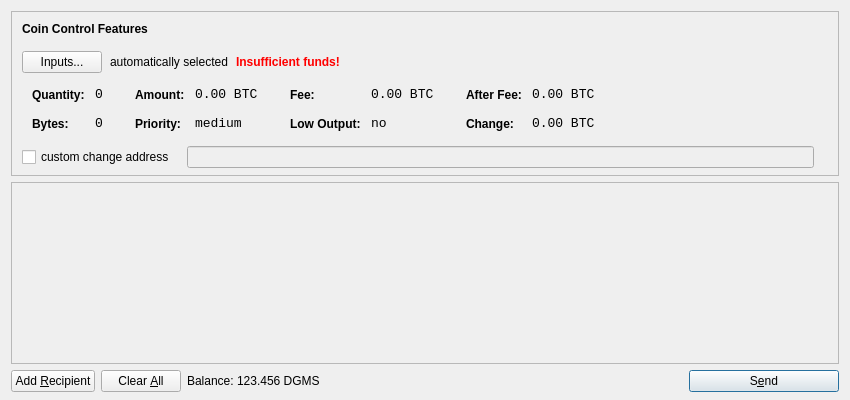
<?xml version="1.0" encoding="UTF-8"?>
<ui version="4.0">
 <class>SendCoinsDialog</class>
 <widget class="QDialog" name="SendCoinsDialog">
  <property name="geometry">
   <rect>
    <x>0</x>
    <y>0</y>
    <width>850</width>
    <height>400</height>
   </rect>
  </property>
  <property name="windowTitle">
   <string>Send Coins</string>
  </property>
  <layout class="QVBoxLayout" name="verticalLayout" stretch="0,1,0">
   <property name="bottomMargin">
    <number>8</number>
   </property>
   <item>
    <widget class="QFrame" name="frameCoinControl">
     <property name="sizePolicy">
      <sizepolicy hsizetype="Expanding" vsizetype="Expanding">
       <horstretch>0</horstretch>
       <verstretch>0</verstretch>
      </sizepolicy>
     </property>
     <property name="maximumSize">
      <size>
       <width>16777215</width>
       <height>16777215</height>
      </size>
     </property>
     <property name="frameShape">
      <enum>QFrame::StyledPanel</enum>
     </property>
     <property name="frameShadow">
      <enum>QFrame::Sunken</enum>
     </property>
     <layout class="QVBoxLayout" name="verticalLayoutCoinControl2">
      <property name="spacing">
       <number>-1</number>
      </property>
      <property name="leftMargin">
       <number>0</number>
      </property>
      <property name="topMargin">
       <number>0</number>
      </property>
      <property name="rightMargin">
       <number>0</number>
      </property>
      <property name="bottomMargin">
       <number>6</number>
      </property>
      <item>
       <layout class="QVBoxLayout" name="verticalLayoutCoinControl" stretch="0,0,0,0,1">
        <property name="spacing">
         <number>0</number>
        </property>
        <property name="leftMargin">
         <number>10</number>
        </property>
        <property name="topMargin">
         <number>10</number>
        </property>
        <item>
         <layout class="QHBoxLayout" name="horizontalLayoutCoinControl1">
          <property name="bottomMargin">
           <number>15</number>
          </property>
          <item>
           <widget class="QLabel" name="labelCoinControlFeatures">
            <property name="sizePolicy">
             <sizepolicy hsizetype="Preferred" vsizetype="Maximum">
              <horstretch>0</horstretch>
              <verstretch>0</verstretch>
             </sizepolicy>
            </property>
            <property name="font">
             <font>
              <weight>75</weight>
              <bold>true</bold>
             </font>
            </property>
            <property name="styleSheet">
             <string notr="true">font-weight:bold;</string>
            </property>
            <property name="text">
             <string>Coin Control Features</string>
            </property>
           </widget>
          </item>
         </layout>
        </item>
        <item>
         <layout class="QHBoxLayout" name="horizontalLayoutCoinControl2" stretch="0,0,0,0">
          <property name="spacing">
           <number>8</number>
          </property>
          <property name="bottomMargin">
           <number>10</number>
          </property>
          <item>
           <widget class="QPushButton" name="pushButtonCoinControl">
            <property name="styleSheet">
             <string notr="true"/>
            </property>
            <property name="text">
             <string>Inputs...</string>
            </property>
           </widget>
          </item>
          <item>
           <widget class="QLabel" name="labelCoinControlAutomaticallySelected">
            <property name="text">
             <string>automatically selected</string>
            </property>
            <property name="margin">
             <number>5</number>
            </property>
           </widget>
          </item>
          <item>
           <widget class="QLabel" name="labelCoinControlInsuffFunds">
            <property name="font">
             <font>
              <weight>75</weight>
              <bold>true</bold>
             </font>
            </property>
            <property name="styleSheet">
             <string notr="true">color:red;font-weight:bold;</string>
            </property>
            <property name="text">
             <string>Insufficient funds!</string>
            </property>
            <property name="margin">
             <number>5</number>
            </property>
           </widget>
          </item>
          <item>
           <spacer name="horizontalSpacerCoinControl">
            <property name="orientation">
             <enum>Qt::Horizontal</enum>
            </property>
            <property name="sizeHint" stdset="0">
             <size>
              <width>40</width>
              <height>1</height>
             </size>
            </property>
           </spacer>
          </item>
         </layout>
        </item>
        <item>
         <widget class="QWidget" name="widgetCoinControl" native="true">
          <property name="sizePolicy">
           <sizepolicy hsizetype="Preferred" vsizetype="Preferred">
            <horstretch>0</horstretch>
            <verstretch>0</verstretch>
           </sizepolicy>
          </property>
          <property name="minimumSize">
           <size>
            <width>0</width>
            <height>0</height>
           </size>
          </property>
          <property name="styleSheet">
           <string notr="true"/>
          </property>
          <layout class="QHBoxLayout" name="horizontalLayoutCoinControl5">
           <property name="margin">
            <number>0</number>
           </property>
           <item>
            <layout class="QHBoxLayout" name="horizontalLayoutCoinControl3" stretch="0,0,0,1">
             <property name="spacing">
              <number>20</number>
             </property>
             <property name="topMargin">
              <number>0</number>
             </property>
             <property name="bottomMargin">
              <number>10</number>
             </property>
             <item>
              <layout class="QFormLayout" name="formLayoutCoinControl1">
               <property name="horizontalSpacing">
                <number>10</number>
               </property>
               <property name="verticalSpacing">
                <number>14</number>
               </property>
               <property name="leftMargin">
                <number>10</number>
               </property>
               <property name="topMargin">
                <number>4</number>
               </property>
               <property name="rightMargin">
                <number>6</number>
               </property>
               <item row="0" column="0">
                <widget class="QLabel" name="labelCoinControlQuantityText">
                 <property name="styleSheet">
                  <string notr="true">font-weight:bold;</string>
                 </property>
                 <property name="text">
                  <string>Quantity:</string>
                 </property>
                 <property name="margin">
                  <number>0</number>
                 </property>
                </widget>
               </item>
               <item row="0" column="1">
                <widget class="QLabel" name="labelCoinControlQuantity">
                 <property name="font">
                  <font>
                   <family>Monospace</family>
                   <pointsize>10</pointsize>
                  </font>
                 </property>
                 <property name="cursor">
                  <cursorShape>IBeamCursor</cursorShape>
                 </property>
                 <property name="contextMenuPolicy">
                  <enum>Qt::ActionsContextMenu</enum>
                 </property>
                 <property name="text">
                  <string notr="true">0</string>
                 </property>
                 <property name="margin">
                  <number>0</number>
                 </property>
                 <property name="textInteractionFlags">
                  <set>Qt::LinksAccessibleByMouse|Qt::TextSelectableByKeyboard|Qt::TextSelectableByMouse</set>
                 </property>
                </widget>
               </item>
               <item row="1" column="0">
                <widget class="QLabel" name="labelCoinControlBytesText">
                 <property name="styleSheet">
                  <string notr="true">font-weight:bold;</string>
                 </property>
                 <property name="text">
                  <string>Bytes:</string>
                 </property>
                </widget>
               </item>
               <item row="1" column="1">
                <widget class="QLabel" name="labelCoinControlBytes">
                 <property name="font">
                  <font>
                   <family>Monospace</family>
                   <pointsize>10</pointsize>
                  </font>
                 </property>
                 <property name="cursor">
                  <cursorShape>IBeamCursor</cursorShape>
                 </property>
                 <property name="contextMenuPolicy">
                  <enum>Qt::ActionsContextMenu</enum>
                 </property>
                 <property name="text">
                  <string notr="true">0</string>
                 </property>
                 <property name="textInteractionFlags">
                  <set>Qt::LinksAccessibleByMouse|Qt::TextSelectableByKeyboard|Qt::TextSelectableByMouse</set>
                 </property>
                </widget>
               </item>
              </layout>
             </item>
             <item>
              <layout class="QFormLayout" name="formLayoutCoinControl2">
               <property name="horizontalSpacing">
                <number>10</number>
               </property>
               <property name="verticalSpacing">
                <number>14</number>
               </property>
               <property name="leftMargin">
                <number>6</number>
               </property>
               <property name="topMargin">
                <number>4</number>
               </property>
               <property name="rightMargin">
                <number>6</number>
               </property>
               <item row="0" column="0">
                <widget class="QLabel" name="labelCoinControlAmountText">
                 <property name="styleSheet">
                  <string notr="true">font-weight:bold;</string>
                 </property>
                 <property name="text">
                  <string>Amount:</string>
                 </property>
                 <property name="margin">
                  <number>0</number>
                 </property>
                </widget>
               </item>
               <item row="0" column="1">
                <widget class="QLabel" name="labelCoinControlAmount">
                 <property name="font">
                  <font>
                   <family>Monospace</family>
                   <pointsize>10</pointsize>
                  </font>
                 </property>
                 <property name="cursor">
                  <cursorShape>IBeamCursor</cursorShape>
                 </property>
                 <property name="contextMenuPolicy">
                  <enum>Qt::ActionsContextMenu</enum>
                 </property>
                 <property name="text">
                  <string notr="true">0.00 BTC</string>
                 </property>
                 <property name="textInteractionFlags">
                  <set>Qt::LinksAccessibleByMouse|Qt::TextSelectableByKeyboard|Qt::TextSelectableByMouse</set>
                 </property>
                </widget>
               </item>
               <item row="1" column="0">
                <widget class="QLabel" name="labelCoinControlPriorityText">
                 <property name="styleSheet">
                  <string notr="true">font-weight:bold;</string>
                 </property>
                 <property name="text">
                  <string>Priority:</string>
                 </property>
                </widget>
               </item>
               <item row="1" column="1">
                <widget class="QLabel" name="labelCoinControlPriority">
                 <property name="font">
                  <font>
                   <family>Monospace</family>
                   <pointsize>10</pointsize>
                  </font>
                 </property>
                 <property name="cursor">
                  <cursorShape>IBeamCursor</cursorShape>
                 </property>
                 <property name="contextMenuPolicy">
                  <enum>Qt::ActionsContextMenu</enum>
                 </property>
                 <property name="text">
                  <string>medium</string>
                 </property>
                 <property name="textInteractionFlags">
                  <set>Qt::LinksAccessibleByMouse|Qt::TextSelectableByKeyboard|Qt::TextSelectableByMouse</set>
                 </property>
                </widget>
               </item>
              </layout>
             </item>
             <item>
              <layout class="QFormLayout" name="formLayoutCoinControl3">
               <property name="horizontalSpacing">
                <number>10</number>
               </property>
               <property name="verticalSpacing">
                <number>14</number>
               </property>
               <property name="leftMargin">
                <number>6</number>
               </property>
               <property name="topMargin">
                <number>4</number>
               </property>
               <property name="rightMargin">
                <number>6</number>
               </property>
               <item row="0" column="0">
                <widget class="QLabel" name="labelCoinControlFeeText">
                 <property name="styleSheet">
                  <string notr="true">font-weight:bold;</string>
                 </property>
                 <property name="text">
                  <string>Fee:</string>
                 </property>
                 <property name="margin">
                  <number>0</number>
                 </property>
                </widget>
               </item>
               <item row="0" column="1">
                <widget class="QLabel" name="labelCoinControlFee">
                 <property name="font">
                  <font>
                   <family>Monospace</family>
                   <pointsize>10</pointsize>
                  </font>
                 </property>
                 <property name="cursor">
                  <cursorShape>IBeamCursor</cursorShape>
                 </property>
                 <property name="contextMenuPolicy">
                  <enum>Qt::ActionsContextMenu</enum>
                 </property>
                 <property name="text">
                  <string notr="true">0.00 BTC</string>
                 </property>
                 <property name="textInteractionFlags">
                  <set>Qt::LinksAccessibleByMouse|Qt::TextSelectableByKeyboard|Qt::TextSelectableByMouse</set>
                 </property>
                </widget>
               </item>
               <item row="1" column="0">
                <widget class="QLabel" name="labelCoinControlLowOutputText">
                 <property name="styleSheet">
                  <string notr="true">font-weight:bold;</string>
                 </property>
                 <property name="text">
                  <string>Low Output:</string>
                 </property>
                </widget>
               </item>
               <item row="1" column="1">
                <widget class="QLabel" name="labelCoinControlLowOutput">
                 <property name="font">
                  <font>
                   <family>Monospace</family>
                   <pointsize>10</pointsize>
                  </font>
                 </property>
                 <property name="cursor">
                  <cursorShape>IBeamCursor</cursorShape>
                 </property>
                 <property name="contextMenuPolicy">
                  <enum>Qt::ActionsContextMenu</enum>
                 </property>
                 <property name="text">
                  <string>no</string>
                 </property>
                 <property name="textInteractionFlags">
                  <set>Qt::LinksAccessibleByMouse|Qt::TextSelectableByKeyboard|Qt::TextSelectableByMouse</set>
                 </property>
                </widget>
               </item>
              </layout>
             </item>
             <item>
              <layout class="QFormLayout" name="formLayoutCoinControl4">
               <property name="horizontalSpacing">
                <number>10</number>
               </property>
               <property name="verticalSpacing">
                <number>14</number>
               </property>
               <property name="leftMargin">
                <number>6</number>
               </property>
               <property name="topMargin">
                <number>4</number>
               </property>
               <property name="rightMargin">
                <number>6</number>
               </property>
               <item row="0" column="0">
                <widget class="QLabel" name="labelCoinControlAfterFeeText">
                 <property name="styleSheet">
                  <string notr="true">font-weight:bold;</string>
                 </property>
                 <property name="text">
                  <string>After Fee:</string>
                 </property>
                 <property name="margin">
                  <number>0</number>
                 </property>
                </widget>
               </item>
               <item row="0" column="1">
                <widget class="QLabel" name="labelCoinControlAfterFee">
                 <property name="font">
                  <font>
                   <family>Monospace</family>
                   <pointsize>10</pointsize>
                  </font>
                 </property>
                 <property name="cursor">
                  <cursorShape>IBeamCursor</cursorShape>
                 </property>
                 <property name="contextMenuPolicy">
                  <enum>Qt::ActionsContextMenu</enum>
                 </property>
                 <property name="text">
                  <string notr="true">0.00 BTC</string>
                 </property>
                 <property name="textInteractionFlags">
                  <set>Qt::LinksAccessibleByMouse|Qt::TextSelectableByKeyboard|Qt::TextSelectableByMouse</set>
                 </property>
                </widget>
               </item>
               <item row="1" column="0">
                <widget class="QLabel" name="labelCoinControlChangeText">
                 <property name="styleSheet">
                  <string notr="true">font-weight:bold;</string>
                 </property>
                 <property name="text">
                  <string>Change:</string>
                 </property>
                </widget>
               </item>
               <item row="1" column="1">
                <widget class="QLabel" name="labelCoinControlChange">
                 <property name="font">
                  <font>
                   <family>Monospace</family>
                   <pointsize>10</pointsize>
                  </font>
                 </property>
                 <property name="cursor">
                  <cursorShape>IBeamCursor</cursorShape>
                 </property>
                 <property name="contextMenuPolicy">
                  <enum>Qt::ActionsContextMenu</enum>
                 </property>
                 <property name="text">
                  <string notr="true">0.00 BTC</string>
                 </property>
                 <property name="textInteractionFlags">
                  <set>Qt::LinksAccessibleByMouse|Qt::TextSelectableByKeyboard|Qt::TextSelectableByMouse</set>
                 </property>
                </widget>
               </item>
              </layout>
             </item>
            </layout>
           </item>
          </layout>
         </widget>
        </item>
        <item>
         <layout class="QHBoxLayout" name="horizontalLayoutCoinControl4" stretch="0,0,0">
          <property name="spacing">
           <number>12</number>
          </property>
          <property name="sizeConstraint">
           <enum>QLayout::SetDefaultConstraint</enum>
          </property>
          <property name="topMargin">
           <number>5</number>
          </property>
          <property name="rightMargin">
           <number>5</number>
          </property>
          <item>
           <widget class="QCheckBox" name="checkBoxCoinControlChange">
            <property name="text">
             <string>custom change address</string>
            </property>
           </widget>
          </item>
          <item>
           <widget class="QLineEdit" name="lineEditCoinControlChange">
            <property name="enabled">
             <bool>false</bool>
            </property>
            <property name="sizePolicy">
             <sizepolicy hsizetype="Expanding" vsizetype="Fixed">
              <horstretch>0</horstretch>
              <verstretch>0</verstretch>
             </sizepolicy>
            </property>
           </widget>
          </item>
          <item>
           <widget class="QLabel" name="labelCoinControlChangeLabel">
            <property name="sizePolicy">
             <sizepolicy hsizetype="Preferred" vsizetype="Expanding">
              <horstretch>0</horstretch>
              <verstretch>0</verstretch>
             </sizepolicy>
            </property>
            <property name="minimumSize">
             <size>
              <width>0</width>
              <height>0</height>
             </size>
            </property>
            <property name="text">
             <string/>
            </property>
            <property name="margin">
             <number>3</number>
            </property>
           </widget>
          </item>
         </layout>
        </item>
        <item>
         <spacer name="verticalSpacerCoinControl">
          <property name="orientation">
           <enum>Qt::Vertical</enum>
          </property>
          <property name="sizeHint" stdset="0">
           <size>
            <width>800</width>
            <height>1</height>
           </size>
          </property>
         </spacer>
        </item>
       </layout>
      </item>
     </layout>
    </widget>
   </item>
   <item>
    <widget class="QScrollArea" name="scrollArea">
     <property name="widgetResizable">
      <bool>true</bool>
     </property>
     <widget class="QWidget" name="scrollAreaWidgetContents">
      <property name="geometry">
       <rect>
        <x>0</x>
        <y>0</y>
        <width>830</width>
        <height>165</height>
       </rect>
      </property>
      <layout class="QVBoxLayout" name="verticalLayout_2">
       <property name="margin">
        <number>0</number>
       </property>
       <item>
        <layout class="QVBoxLayout" name="entries">
         <property name="spacing">
          <number>6</number>
         </property>
        </layout>
       </item>
       <item>
        <spacer name="verticalSpacer">
         <property name="orientation">
          <enum>Qt::Vertical</enum>
         </property>
         <property name="sizeHint" stdset="0">
          <size>
           <width>20</width>
           <height>40</height>
          </size>
         </property>
        </spacer>
       </item>
      </layout>
     </widget>
    </widget>
   </item>
   <item>
    <layout class="QHBoxLayout" name="horizontalLayout">
     <item>
      <widget class="QPushButton" name="addButton">
       <property name="toolTip">
        <string>Send to multiple recipients at once</string>
       </property>
       <property name="text">
        <string>Add &amp;Recipient</string>
       </property>
       <property name="icon">
        <iconset resource="../bitcoin.qrc">
         <normaloff>:/icons/add</normaloff>:/icons/add</iconset>
       </property>
       <property name="autoDefault">
        <bool>false</bool>
       </property>
      </widget>
     </item>
     <item>
      <widget class="QPushButton" name="clearButton">
       <property name="sizePolicy">
        <sizepolicy hsizetype="Minimum" vsizetype="Fixed">
         <horstretch>0</horstretch>
         <verstretch>0</verstretch>
        </sizepolicy>
       </property>
       <property name="toolTip">
        <string>Remove all transaction fields</string>
       </property>
       <property name="text">
        <string>Clear &amp;All</string>
       </property>
       <property name="icon">
        <iconset resource="../bitcoin.qrc">
         <normaloff>:/icons/remove</normaloff>:/icons/remove</iconset>
       </property>
       <property name="autoRepeatDelay">
        <number>300</number>
       </property>
       <property name="autoDefault">
        <bool>false</bool>
       </property>
      </widget>
     </item>
     <item>
      <layout class="QHBoxLayout" name="horizontalLayout_2">
       <property name="spacing">
        <number>3</number>
       </property>
       <item>
        <widget class="QLabel" name="label">
         <property name="text">
          <string>Balance:</string>
         </property>
        </widget>
       </item>
       <item>
        <widget class="QLabel" name="labelBalance">
         <property name="cursor">
          <cursorShape>IBeamCursor</cursorShape>
         </property>
         <property name="text">
          <string>123.456 DGMS</string>
         </property>
         <property name="textInteractionFlags">
          <set>Qt::LinksAccessibleByMouse|Qt::TextSelectableByKeyboard|Qt::TextSelectableByMouse</set>
         </property>
        </widget>
       </item>
      </layout>
     </item>
     <item>
      <spacer name="horizontalSpacer">
       <property name="orientation">
        <enum>Qt::Horizontal</enum>
       </property>
       <property name="sizeHint" stdset="0">
        <size>
         <width>40</width>
         <height>20</height>
        </size>
       </property>
      </spacer>
     </item>
     <item>
      <widget class="QPushButton" name="sendButton">
       <property name="minimumSize">
        <size>
         <width>150</width>
         <height>0</height>
        </size>
       </property>
       <property name="toolTip">
        <string>Confirm the send action</string>
       </property>
       <property name="text">
        <string>S&amp;end</string>
       </property>
       <property name="icon">
        <iconset resource="../bitcoin.qrc">
         <normaloff>:/icons/send</normaloff>:/icons/send</iconset>
       </property>
       <property name="default">
        <bool>true</bool>
       </property>
      </widget>
     </item>
    </layout>
   </item>
  </layout>
 </widget>
 <resources>
  <include location="../bitcoin.qrc"/>
 </resources>
 <connections/>
</ui>
